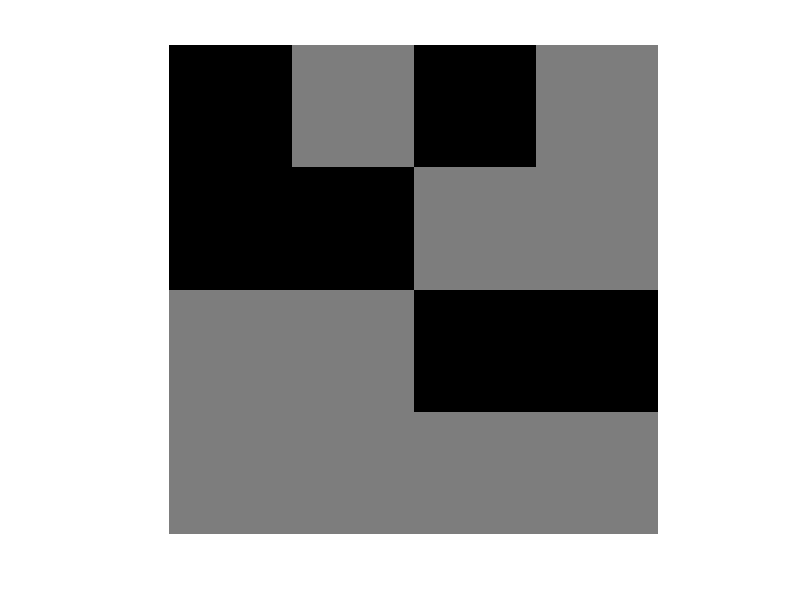
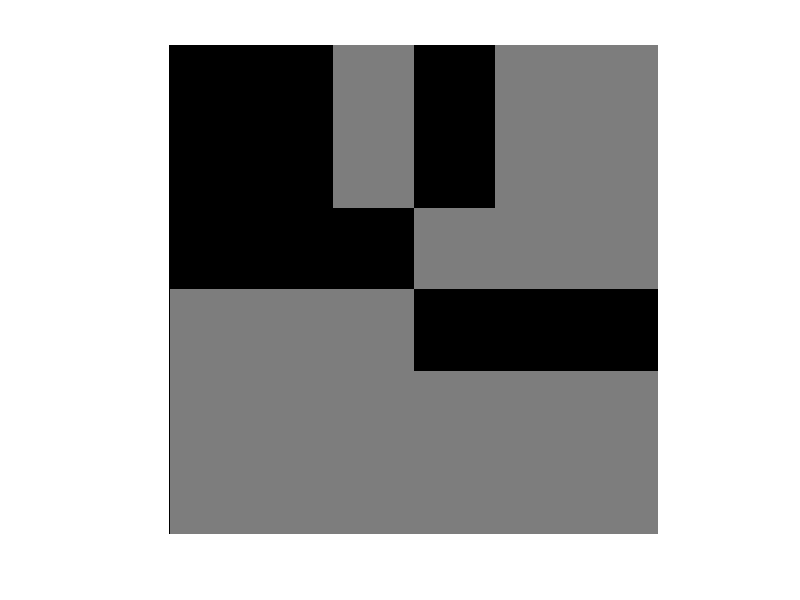

MATLAB code for these plots, in order:
clc;
clear all;
pkg load image;

%***** Construct Image, f(x,y) *************
f_0 = [0 1 0 1;0 0 1 1;1 1 0 0;1 1 1 1]*127;
imshow(uint8(f_0));
%*******************************************

%***** Construct Kernel, k(u,v) ************
k = [1 1 1;1 1 1;1 1 1]*1./9;
display(k)
%*******************************************

%***** Construct Padding, k(u,v) ************
f_P = [0 0 1 0 1 1;...
       0 0 1 0 1 1;...
       0 0 0 1 1 1;...
       1 1 1 0 0 0;...
       1 1 1 1 1 1;...
       1 1 1 1 1 1]*127;
figure;
imshow(uint8(f_P));
%*******************************************

%*************** Define f_s_0 and 1 ********
%j=1;
f_s = zeros(3,3);
for l=1:4
  for j=1:3
    f_s(1,(j+l)-1,l) = f_P(1,(j+l)-1);
  endfor
endfor
%*******************************************
